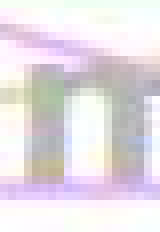
#> input picture dataset/examples8/m/0.png, 20 x 29 px, found by its file name (shown 8 times larger)
$ python sliceImages.py
#> lines starting #> are read from the running program, lines starting #| are printed output that depends on the picture
from PIL import Image
from io import BytesIO

im = Image.open("/home/tavo/MEGA/ProyectoBOT/dataset/ejemplos/0.png")
#> im is the input picture: PIL image 20x29 RGB; mean R, G, B 229.5, 222.8, 228.4
ancho, alto = im.size
#> ancho = 20; alto = 29
letra1 = im.crop(((ancho/5), 0, (ancho/5)*2, alto))
letra2 = im.crop(((ancho/5)*2, 0, (ancho/5)*3, alto))
letra3 = im.crop(((ancho/5)*3, 0, (ancho/5)*4, alto))
letra4 = im.crop(((ancho/5)*4, 0, 100, alto))
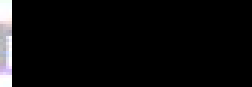
#> letra4: PIL image 84x29 RGB (shown 3 times larger); mean R, G, B 10.7, 10.5, 11
letra1.show()
letra2.show()
letra3.show()
letra4.show()
# sub_image = full_image[y_start: y_end, x_start:x_end]
